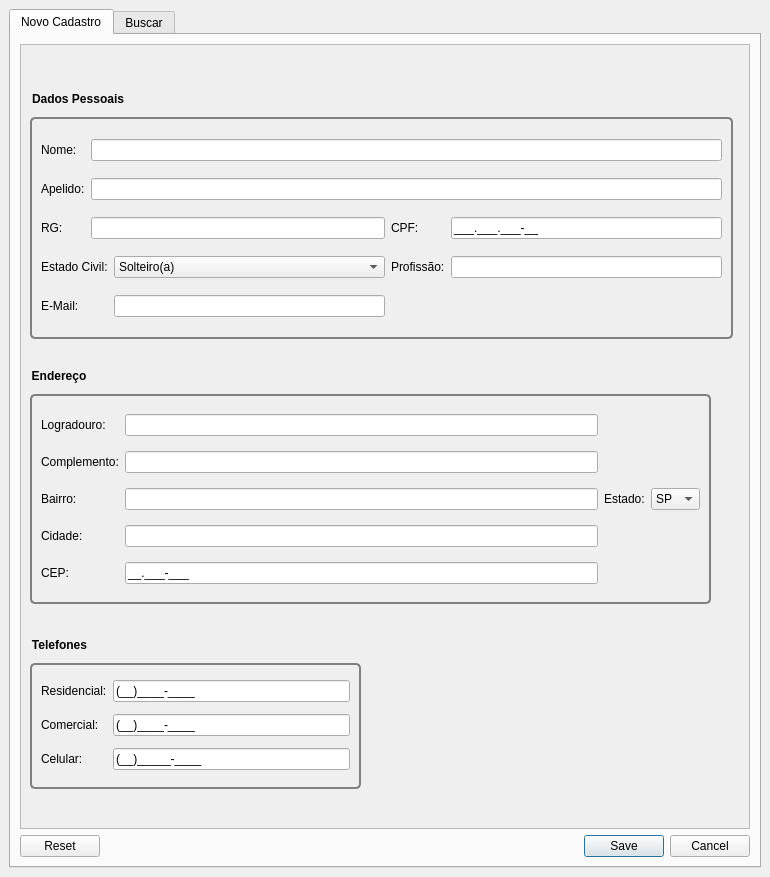
<?xml version="1.0" encoding="UTF-8"?>
<ui version="4.0">
 <class>Dock</class>
 <widget class="QDockWidget" name="Dock">
  <property name="windowModality">
   <enum>Qt::WindowModal</enum>
  </property>
  <property name="geometry">
   <rect>
    <x>0</x>
    <y>0</y>
    <width>770</width>
    <height>877</height>
   </rect>
  </property>
  <property name="sizePolicy">
   <sizepolicy hsizetype="Preferred" vsizetype="Preferred">
    <horstretch>0</horstretch>
    <verstretch>0</verstretch>
   </sizepolicy>
  </property>
  <property name="windowIcon">
   <iconset resource="../../../res/icons.qrc">
    <normaloff>:/icons/associate_add.png</normaloff>:/icons/associate_add.png</iconset>
  </property>
  <property name="toolTip">
   <string>Cadastro de Associados</string>
  </property>
  <property name="styleSheet">
   <string notr="true">QDockWidget::title
{
   font-family: &quot;Roboto Lt&quot;;
   font-size: 18pt;
   background: lightgray;
   padding-left: 10px; 
   padding-top: 4px;
}</string>
  </property>
  <property name="floating">
   <bool>false</bool>
  </property>
  <property name="features">
   <set>QDockWidget::DockWidgetClosable</set>
  </property>
  <property name="allowedAreas">
   <set>Qt::TopDockWidgetArea</set>
  </property>
  <property name="windowTitle">
   <string>Cadastro de Associados</string>
  </property>
  <widget class="QWidget" name="Contents">
   <property name="sizePolicy">
    <sizepolicy hsizetype="Preferred" vsizetype="Preferred">
     <horstretch>0</horstretch>
     <verstretch>0</verstretch>
    </sizepolicy>
   </property>
   <layout class="QVBoxLayout" name="verticalLayout_2">
    <item>
     <widget class="QTabWidget" name="tabWidget">
      <property name="sizePolicy">
       <sizepolicy hsizetype="Preferred" vsizetype="Preferred">
        <horstretch>0</horstretch>
        <verstretch>0</verstretch>
       </sizepolicy>
      </property>
      <property name="currentIndex">
       <number>0</number>
      </property>
      <widget class="QWidget" name="tab">
       <property name="sizePolicy">
        <sizepolicy hsizetype="Preferred" vsizetype="Preferred">
         <horstretch>0</horstretch>
         <verstretch>0</verstretch>
        </sizepolicy>
       </property>
       <attribute name="icon">
        <iconset resource="../../../res/icons.qrc">
         <normaloff>:/icons/associate_add.png</normaloff>:/icons/associate_add.png</iconset>
       </attribute>
       <attribute name="title">
        <string>Novo Cadastro</string>
       </attribute>
       <layout class="QVBoxLayout" name="verticalLayout_5">
        <item>
         <layout class="QVBoxLayout" name="verticalLayout_4">
          <item>
           <widget class="QScrollArea" name="scrollArea">
            <property name="widgetResizable">
             <bool>true</bool>
            </property>
            <property name="alignment">
             <set>Qt::AlignLeading|Qt::AlignLeft|Qt::AlignTop</set>
            </property>
            <widget class="QWidget" name="page">
             <property name="geometry">
              <rect>
               <x>0</x>
               <y>0</y>
               <width>726</width>
               <height>734</height>
              </rect>
             </property>
             <property name="sizePolicy">
              <sizepolicy hsizetype="MinimumExpanding" vsizetype="Preferred">
               <horstretch>0</horstretch>
               <verstretch>0</verstretch>
              </sizepolicy>
             </property>
             <layout class="QVBoxLayout" name="verticalLayout">
              <item>
               <widget class="QGroupBox" name="groupBox">
                <property name="sizePolicy">
                 <sizepolicy hsizetype="Fixed" vsizetype="Fixed">
                  <horstretch>0</horstretch>
                  <verstretch>0</verstretch>
                 </sizepolicy>
                </property>
                <property name="minimumSize">
                 <size>
                  <width>703</width>
                  <height>247</height>
                 </size>
                </property>
                <property name="maximumSize">
                 <size>
                  <width>703</width>
                  <height>231</height>
                 </size>
                </property>
                <property name="toolTip">
                 <string>Dados Pessoais</string>
                </property>
                <property name="autoFillBackground">
                 <bool>false</bool>
                </property>
                <property name="styleSheet">
                 <string notr="true"> QGroupBox {
	 font-weight: bold;
     border: 2px solid gray;
     border-radius: 5px;
     margin-top: 25px;
 }

 QGroupBox::title {
	 background-color: transparent;
     subcontrol-origin: margin;
	 subcontrol-position: top left;
 }</string>
                </property>
                <property name="title">
                 <string>Dados Pessoais</string>
                </property>
                <property name="alignment">
                 <set>Qt::AlignLeading|Qt::AlignLeft|Qt::AlignTop</set>
                </property>
                <property name="flat">
                 <bool>false</bool>
                </property>
                <layout class="QGridLayout" name="gridLayout">
                 <item row="3" column="2">
                  <widget class="QComboBox" name="comboBox">
                   <item>
                    <property name="text">
                     <string>Solteiro(a)</string>
                    </property>
                   </item>
                   <item>
                    <property name="text">
                     <string>Casado(a)</string>
                    </property>
                   </item>
                   <item>
                    <property name="text">
                     <string>Divorciado(a)</string>
                    </property>
                   </item>
                   <item>
                    <property name="text">
                     <string>Viúvo(a)</string>
                    </property>
                   </item>
                  </widget>
                 </item>
                 <item row="1" column="1" colspan="4">
                  <widget class="QLineEdit" name="edNickname">
                   <property name="inputMethodHints">
                    <set>Qt::ImhUppercaseOnly</set>
                   </property>
                   <property name="inputMask">
                    <string/>
                   </property>
                  </widget>
                 </item>
                 <item row="2" column="3">
                  <widget class="QLabel" name="label_4">
                   <property name="text">
                    <string>CPF:</string>
                   </property>
                  </widget>
                 </item>
                 <item row="2" column="4">
                  <widget class="QLineEdit" name="edCPF">
                   <property name="inputMask">
                    <string>999.999.999-99;_</string>
                   </property>
                  </widget>
                 </item>
                 <item row="3" column="0" colspan="2">
                  <widget class="QLabel" name="label_5">
                   <property name="text">
                    <string>Estado Civil:</string>
                   </property>
                  </widget>
                 </item>
                 <item row="0" column="1" colspan="4">
                  <widget class="QLineEdit" name="edFullName">
                   <property name="inputMethodHints">
                    <set>Qt::ImhUppercaseOnly</set>
                   </property>
                  </widget>
                 </item>
                 <item row="0" column="0">
                  <widget class="QLabel" name="label">
                   <property name="text">
                    <string>Nome:</string>
                   </property>
                  </widget>
                 </item>
                 <item row="5" column="2">
                  <widget class="QLineEdit" name="edEmail">
                   <property name="inputMethodHints">
                    <set>Qt::ImhEmailCharactersOnly</set>
                   </property>
                  </widget>
                 </item>
                 <item row="5" column="0">
                  <widget class="QLabel" name="label_13">
                   <property name="text">
                    <string>E-Mail:</string>
                   </property>
                  </widget>
                 </item>
                 <item row="2" column="0">
                  <widget class="QLabel" name="label_3">
                   <property name="text">
                    <string>RG:</string>
                   </property>
                  </widget>
                 </item>
                 <item row="2" column="1" colspan="2">
                  <widget class="QLineEdit" name="edRG">
                   <property name="inputMask">
                    <string/>
                   </property>
                  </widget>
                 </item>
                 <item row="1" column="0">
                  <widget class="QLabel" name="label_2">
                   <property name="text">
                    <string>Apelido:</string>
                   </property>
                  </widget>
                 </item>
                 <item row="3" column="3">
                  <widget class="QLabel" name="label_6">
                   <property name="text">
                    <string>Profissão:</string>
                   </property>
                  </widget>
                 </item>
                 <item row="3" column="4">
                  <widget class="QLineEdit" name="edProfession">
                   <property name="inputMethodHints">
                    <set>Qt::ImhNone</set>
                   </property>
                  </widget>
                 </item>
                </layout>
               </widget>
              </item>
              <item>
               <widget class="QGroupBox" name="groupBox_2">
                <property name="sizePolicy">
                 <sizepolicy hsizetype="Fixed" vsizetype="Fixed">
                  <horstretch>0</horstretch>
                  <verstretch>0</verstretch>
                 </sizepolicy>
                </property>
                <property name="minimumSize">
                 <size>
                  <width>681</width>
                  <height>235</height>
                 </size>
                </property>
                <property name="maximumSize">
                 <size>
                  <width>681</width>
                  <height>231</height>
                 </size>
                </property>
                <property name="toolTip">
                 <string>Endereço</string>
                </property>
                <property name="autoFillBackground">
                 <bool>false</bool>
                </property>
                <property name="styleSheet">
                 <string notr="true"> QGroupBox {
	 font-weight: bold;
     border: 2px solid gray;
     border-radius: 5px;
     margin-top: 25px;
 }

 QGroupBox::title {
	 background-color: transparent;
     subcontrol-origin: margin;
	 subcontrol-position: top left;
 }</string>
                </property>
                <property name="title">
                 <string>Endereço</string>
                </property>
                <property name="alignment">
                 <set>Qt::AlignLeading|Qt::AlignLeft|Qt::AlignTop</set>
                </property>
                <property name="flat">
                 <bool>false</bool>
                </property>
                <layout class="QGridLayout" name="gridLayout_2">
                 <item row="0" column="0">
                  <widget class="QLabel" name="label_7">
                   <property name="text">
                    <string>Logradouro:</string>
                   </property>
                  </widget>
                 </item>
                 <item row="0" column="1">
                  <widget class="QLineEdit" name="edStreet"/>
                 </item>
                 <item row="1" column="0">
                  <widget class="QLabel" name="label_8">
                   <property name="text">
                    <string>Complemento:</string>
                   </property>
                  </widget>
                 </item>
                 <item row="1" column="1">
                  <widget class="QLineEdit" name="edComplement"/>
                 </item>
                 <item row="2" column="0">
                  <widget class="QLabel" name="label_9">
                   <property name="text">
                    <string>Bairro:</string>
                   </property>
                  </widget>
                 </item>
                 <item row="2" column="1">
                  <widget class="QLineEdit" name="edDistrict"/>
                 </item>
                 <item row="2" column="2">
                  <widget class="QLabel" name="label_10">
                   <property name="text">
                    <string>Estado:</string>
                   </property>
                  </widget>
                 </item>
                 <item row="2" column="3">
                  <widget class="QComboBox" name="comboProvince">
                   <property name="currentIndex">
                    <number>24</number>
                   </property>
                   <item>
                    <property name="text">
                     <string>AC</string>
                    </property>
                   </item>
                   <item>
                    <property name="text">
                     <string>AL</string>
                    </property>
                   </item>
                   <item>
                    <property name="text">
                     <string>AP</string>
                    </property>
                   </item>
                   <item>
                    <property name="text">
                     <string>AM</string>
                    </property>
                   </item>
                   <item>
                    <property name="text">
                     <string>BA</string>
                    </property>
                   </item>
                   <item>
                    <property name="text">
                     <string>CE</string>
                    </property>
                   </item>
                   <item>
                    <property name="text">
                     <string>DF</string>
                    </property>
                   </item>
                   <item>
                    <property name="text">
                     <string>ES</string>
                    </property>
                   </item>
                   <item>
                    <property name="text">
                     <string>GO</string>
                    </property>
                   </item>
                   <item>
                    <property name="text">
                     <string>MA</string>
                    </property>
                   </item>
                   <item>
                    <property name="text">
                     <string>MT</string>
                    </property>
                   </item>
                   <item>
                    <property name="text">
                     <string>MS</string>
                    </property>
                   </item>
                   <item>
                    <property name="text">
                     <string>MG</string>
                    </property>
                   </item>
                   <item>
                    <property name="text">
                     <string>PA</string>
                    </property>
                   </item>
                   <item>
                    <property name="text">
                     <string>PB</string>
                    </property>
                   </item>
                   <item>
                    <property name="text">
                     <string>PR</string>
                    </property>
                   </item>
                   <item>
                    <property name="text">
                     <string>PE</string>
                    </property>
                   </item>
                   <item>
                    <property name="text">
                     <string>PI</string>
                    </property>
                   </item>
                   <item>
                    <property name="text">
                     <string>RJ</string>
                    </property>
                   </item>
                   <item>
                    <property name="text">
                     <string>RN</string>
                    </property>
                   </item>
                   <item>
                    <property name="text">
                     <string>RS</string>
                    </property>
                   </item>
                   <item>
                    <property name="text">
                     <string>RO</string>
                    </property>
                   </item>
                   <item>
                    <property name="text">
                     <string>RR</string>
                    </property>
                   </item>
                   <item>
                    <property name="text">
                     <string>SC</string>
                    </property>
                   </item>
                   <item>
                    <property name="text">
                     <string>SP</string>
                    </property>
                   </item>
                   <item>
                    <property name="text">
                     <string>SE</string>
                    </property>
                   </item>
                   <item>
                    <property name="text">
                     <string>TO</string>
                    </property>
                   </item>
                  </widget>
                 </item>
                 <item row="3" column="0">
                  <widget class="QLabel" name="label_11">
                   <property name="text">
                    <string>Cidade:</string>
                   </property>
                  </widget>
                 </item>
                 <item row="3" column="1">
                  <widget class="QLineEdit" name="edCity"/>
                 </item>
                 <item row="4" column="0">
                  <widget class="QLabel" name="label_12">
                   <property name="text">
                    <string>CEP:</string>
                   </property>
                  </widget>
                 </item>
                 <item row="4" column="1">
                  <widget class="QLineEdit" name="edCEP">
                   <property name="inputMask">
                    <string>99.999-999;_</string>
                   </property>
                  </widget>
                 </item>
                </layout>
               </widget>
              </item>
              <item>
               <widget class="QGroupBox" name="groupBox_3">
                <property name="sizePolicy">
                 <sizepolicy hsizetype="Fixed" vsizetype="Fixed">
                  <horstretch>0</horstretch>
                  <verstretch>0</verstretch>
                 </sizepolicy>
                </property>
                <property name="minimumSize">
                 <size>
                  <width>331</width>
                  <height>151</height>
                 </size>
                </property>
                <property name="maximumSize">
                 <size>
                  <width>331</width>
                  <height>151</height>
                 </size>
                </property>
                <property name="toolTip">
                 <string>Telefones</string>
                </property>
                <property name="autoFillBackground">
                 <bool>false</bool>
                </property>
                <property name="styleSheet">
                 <string notr="true"> QGroupBox {
	 font-weight: bold;
     border: 2px solid gray;
     border-radius: 5px;
     margin-top: 25px;
 }

 QGroupBox::title {
	 background-color: transparent;
     subcontrol-origin: margin;
	 subcontrol-position: top left;
 }</string>
                </property>
                <property name="title">
                 <string>Telefones</string>
                </property>
                <property name="alignment">
                 <set>Qt::AlignLeading|Qt::AlignLeft|Qt::AlignTop</set>
                </property>
                <property name="flat">
                 <bool>false</bool>
                </property>
                <property name="checkable">
                 <bool>false</bool>
                </property>
                <layout class="QGridLayout" name="gridLayout_3">
                 <item row="0" column="0">
                  <widget class="QLabel" name="label_17">
                   <property name="text">
                    <string>Residencial:</string>
                   </property>
                  </widget>
                 </item>
                 <item row="0" column="1">
                  <widget class="QLineEdit" name="edPhoneRes">
                   <property name="toolTip">
                    <string>DDD + Número</string>
                   </property>
                   <property name="inputMethodHints">
                    <set>Qt::ImhDigitsOnly</set>
                   </property>
                   <property name="inputMask">
                    <string>(DD)9999-9999;_</string>
                   </property>
                   <property name="placeholderText">
                    <string/>
                   </property>
                  </widget>
                 </item>
                 <item row="1" column="0">
                  <widget class="QLabel" name="label_18">
                   <property name="text">
                    <string>Comercial:</string>
                   </property>
                  </widget>
                 </item>
                 <item row="1" column="1">
                  <widget class="QLineEdit" name="edPhoneCom">
                   <property name="toolTip">
                    <string>DDD + Número</string>
                   </property>
                   <property name="inputMethodHints">
                    <set>Qt::ImhDigitsOnly</set>
                   </property>
                   <property name="inputMask">
                    <string>(DD)9999-9999;_</string>
                   </property>
                   <property name="placeholderText">
                    <string/>
                   </property>
                  </widget>
                 </item>
                 <item row="2" column="0">
                  <widget class="QLabel" name="label_14">
                   <property name="text">
                    <string>Celular:</string>
                   </property>
                  </widget>
                 </item>
                 <item row="2" column="1">
                  <widget class="QLineEdit" name="edPhoneCell">
                   <property name="toolTip">
                    <string>DDD + Número</string>
                   </property>
                   <property name="inputMethodHints">
                    <set>Qt::ImhDigitsOnly</set>
                   </property>
                   <property name="inputMask">
                    <string>(DD)99999-9999;_</string>
                   </property>
                   <property name="placeholderText">
                    <string/>
                   </property>
                  </widget>
                 </item>
                </layout>
               </widget>
              </item>
             </layout>
            </widget>
           </widget>
          </item>
          <item>
           <widget class="QDialogButtonBox" name="buttonBox">
            <property name="standardButtons">
             <set>QDialogButtonBox::Cancel|QDialogButtonBox::Reset|QDialogButtonBox::Save</set>
            </property>
           </widget>
          </item>
         </layout>
        </item>
       </layout>
      </widget>
      <widget class="QWidget" name="tab_2">
       <attribute name="icon">
        <iconset resource="../../../res/icons.qrc">
         <normaloff>:/icons/search.png</normaloff>:/icons/search.png</iconset>
       </attribute>
       <attribute name="title">
        <string>Buscar</string>
       </attribute>
       <layout class="QVBoxLayout" name="verticalLayout_3">
        <property name="spacing">
         <number>0</number>
        </property>
        <property name="margin">
         <number>0</number>
        </property>
       </layout>
      </widget>
     </widget>
    </item>
   </layout>
  </widget>
 </widget>
 <tabstops>
  <tabstop>edFullName</tabstop>
  <tabstop>edNickname</tabstop>
  <tabstop>edRG</tabstop>
  <tabstop>edCPF</tabstop>
  <tabstop>comboBox</tabstop>
  <tabstop>edProfession</tabstop>
  <tabstop>edEmail</tabstop>
  <tabstop>edStreet</tabstop>
  <tabstop>edComplement</tabstop>
  <tabstop>edDistrict</tabstop>
  <tabstop>comboProvince</tabstop>
  <tabstop>edCity</tabstop>
  <tabstop>edCEP</tabstop>
  <tabstop>edPhoneRes</tabstop>
  <tabstop>edPhoneCom</tabstop>
  <tabstop>edPhoneCell</tabstop>
  <tabstop>buttonBox</tabstop>
  <tabstop>tabWidget</tabstop>
  <tabstop>scrollArea</tabstop>
 </tabstops>
 <resources>
  <include location="../../../res/icons.qrc"/>
 </resources>
 <connections/>
</ui>
